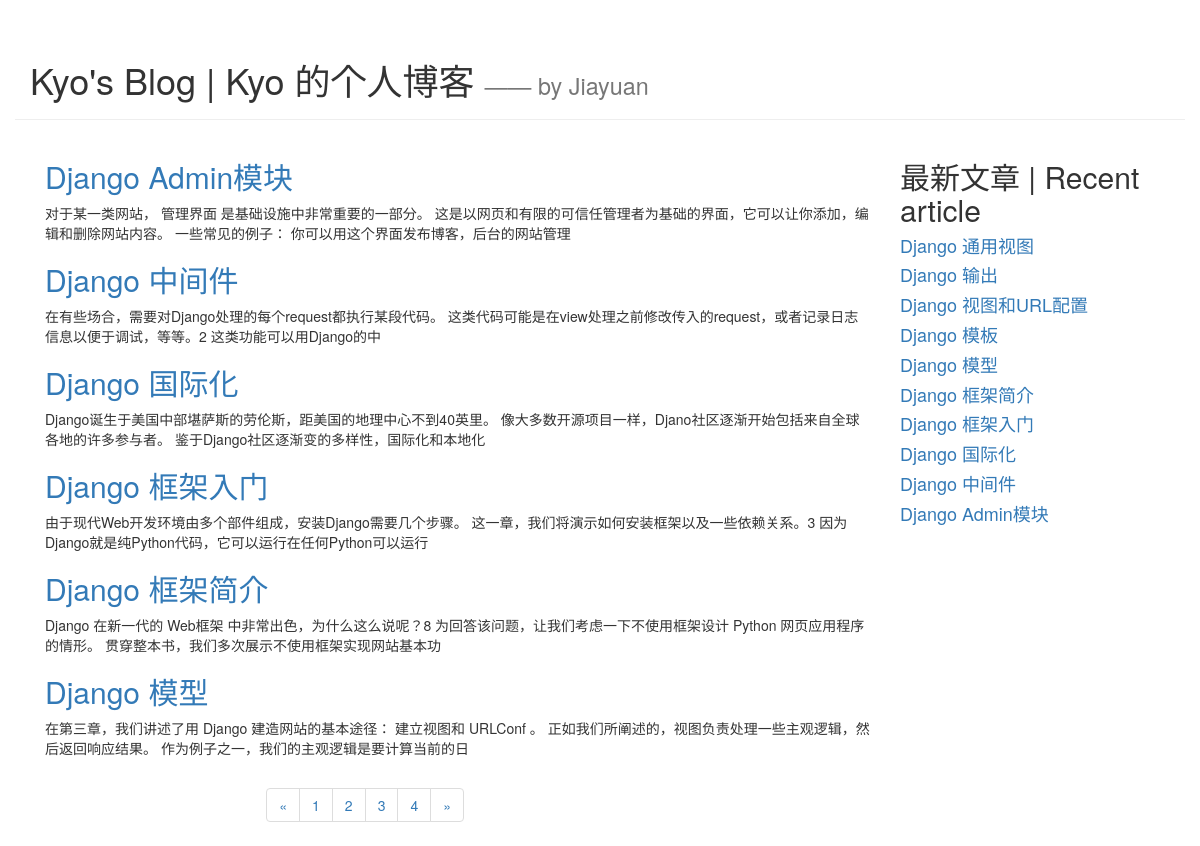
The app's page /blog/index with its own data.
### blog/models.py (models this page shows, shortened)
class Article(models.Model):
    article_id = models.AutoField(primary_key=True)
    title = models.TextField()
    brief_content = models.TextField()
    content = models.TextField()
    publish_date = models.DateTimeField(auto_now=True)

### blog/views.py (the view)
# urls.py: path('index', blog.views.get_index_page),
def get_index_page(request):
    page = request.GET.get('page')
    if page:
        page = int(page)
    else:
        page = 1
    print('page param: ', page)
    all_article = Article.objects.all()
    top10_article_list = Article.objects.order_by('-publish_date')[:10]
    paginator = Paginator(all_article, 6)
    page_num = paginator.num_pages
    print('page num:', page_num)
    page_article_list = paginator.page(page)
    if page_article_list.has_next():
        next_page = page + 1
    else:
        next_page = page
    if page_article_list.has_previous():
        previous_page = page - 1
    else:
        previous_page = page
    return render(request, 'blog/index.html',
                  {
                      'article_list': page_article_list,
                      'page_num': range(1, page_num + 1),
                      'curr_page': page,
                      'next_page': next_page,
                      'previous_page': previous_page,
                      'top10_article_list': top10_article_list
                  }
                )

### blog/templates/blog/index.html (shortened to what this page needs)
<!DOCTYPE html>
<html lang="en">
<head>
    <link rel="stylesheet" href="https://cdn.jsdelivr.net/npm/bootstrap@3.3.7/dist/css/bootstrap.min.css"
>
</head>
<body>
<div class="container page-header">
    <h1>Kyo's Blog | Kyo 的个人博客
        <small> —— by Jiayuan</small>
    </h1>
</div>
<div class="container page-body">
    <div class="col-md-9" role="main">
        <div class="body-main">
            {% for article in article_list %}
            <div>
                <h2><a href="/blog/detail/{{article.article_id}}">{{ article.title }}</a></h2>
                <p>
                    {{article.brief_content}}
                </p>
            </div>
            {% endfor %}
        </div>
        <div class="body-footer">
            <div class="col-md-4 col-md-offset-3">
                <nav aria-label="Page navigation">
                    <ul class="pagination">
                        <li>
                            <a href="/blog/index?page={{previous_page}}" aria-label="Previous">
                                <span aria-hidden="true">&laquo;</span>
                            </a>
                        </li>
                        {% for num in page_num %}
                        <li><a href="/blog/index?page={{num}}">{{ num }}</a></li>
                        {% endfor %}
                        <li>
                            <a href="/blog/index?page={{next_page}}" aria-label="Next">
                                <span aria-hidden="true">&raquo;</span>
                            </a>
                        </li>
                    </ul>
                </nav>
            </div>
        </div>
    </div>
    <div class="col-md-3" role="complementary">
        <div>
            <h2>最新文章 | Recent article</h2>
            {% for article in top10_article_list %}
            <h4><a href="/blog/detail/{{article.article_id}}">{{ article.title }}</a></h4>
            {% endfor %}
        </div>
    </div>
</div>
</body>
</html>

### records on screen
Article: title "Django Admin模块", brief_content "对于某一类网站， 管理界面 是基础设施中非常重要的一部分。 这是以网页和有限的可信任管理者为基础的界面，它可以让你添加，编辑和删除网站内容。 一些常见的例子： 你可以用这个界面发布博客，后台的网站管理"
Article: title "Django 中间件", brief_content "在有些场合，需要对Django处理的每个request都执行某段代码。 这类代码可能是在view处理之前修改传入的request，或者记录日志信息以便于调试，等等。2 这类功能可以用Django的中"
Article: title "Django 国际化", brief_content "Django诞生于美国中部堪萨斯的劳伦斯，距美国的地理中心不到40英里。 像大多数开源项目一样，Djano社区逐渐开始包括来自全球各地的许多参与者。 鉴于Django社区逐渐变的多样性，国际化和本地化"
Article: title "Django 框架入门", brief_content "由于现代Web开发环境由多个部件组成，安装Django需要几个步骤。 这一章，我们将演示如何安装框架以及一些依赖关系。3 因为Django就是纯Python代码，它可以运行在任何Python可以运行"
Article: title "Django 框架简介", brief_content "Django 在新一代的 Web框架 中非常出色，为什么这么说呢？8 为回答该问题，让我们考虑一下不使用框架设计 Python 网页应用程序的情形。 贯穿整本书，我们多次展示不使用框架实现网站基本功"
Article: title "Django 模型", brief_content "在第三章，我们讲述了用 Django 建造网站的基本途径： 建立视图和 URLConf 。 正如我们所阐述的，视图负责处理一些主观逻辑，然后返回响应结果。 作为例子之一，我们的主观逻辑是要计算当前的日"
Article: title "Django 通用视图"
Article: title "Django 输出"
Article: title "Django 视图和URL配置"
Article: title "Django 模板"
Article: title "Django 模型"
Article: title "Django 框架简介"
Article: title "Django 框架入门"
Article: title "Django 国际化"
Article: title "Django 中间件"
Article: title "Django Admin模块"

### other values on screen
{{ num }} "1" "2" "3" "4"
